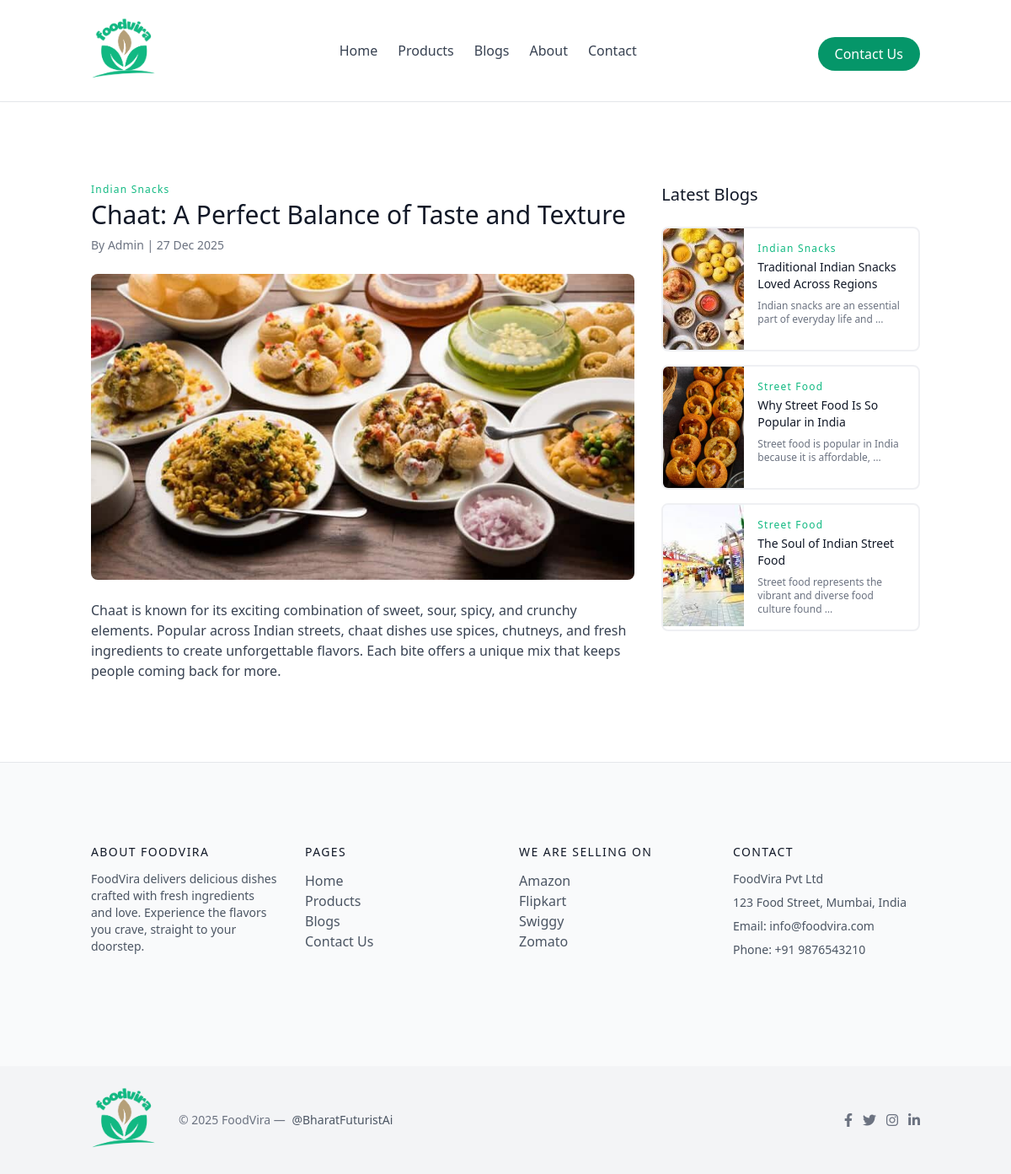
The page /blog-detail/9b6d510b-17b2-4d50-9025-0c3ba55644f8 on the database its author committed.
### apps/master/models.py (models this page shows, shortened)
class BaseClass(models.Model):
    id = models.UUIDField(
        primary_key=True,
        default=uuid.uuid4,
        editable=False
    )
    created_at = models.DateTimeField(auto_now_add=True)
    updated_at = models.DateTimeField(auto_now=True)
    class Meta:
        abstract = True

class Blog(BaseClass):
    category = models.ForeignKey(
        BlogCategory,
        on_delete=models.CASCADE,
        related_name='blogs'
    )
    title = models.CharField(max_length=200)
    slug = models.SlugField(max_length=220, unique=True)
    content = models.TextField()
    image = models.ImageField(upload_to=upload_with_uuid)
    class Meta:
        verbose_name = "Blog"
        verbose_name_plural = "Blogs"
        ordering = ['-created_at']

class BlogCategory(BaseClass):
    name = models.CharField(max_length=100, unique=True)
    slug = models.SlugField(max_length=120, unique=True)
    description = models.TextField(blank=True, null=True)
    is_active = models.BooleanField(default=True)
    class Meta:
        verbose_name = "Blog Category"
        verbose_name_plural = "Blog Categories"
        ordering = ['name']

### apps/store/views.py (the view)
# urls.py: path("blog-detail/<str:blog_id>", blog_detail, name='blog_detail'),
def blog_detail(request, blog_id):
    blog = get_object_or_404(Blog, id=blog_id)
    latest_blogs = Blog.objects.exclude(id=blog.id).order_by('-created_at')[:5]
    context = {
        'blog': blog,
        "latest_blogs":latest_blogs
    }
    return render(request, 'store/blog_detail.html', context)

### apps/store/templates/store/blog_detail.html (shortened to what this page needs)
{% extends 'store/base.html' %}
{% block body %}
<section class="text-gray-600 body-font">
  <div class="container px-5 py-24 mx-auto">
    <div class="flex flex-col lg:flex-row -mx-4">
      <div class="lg:w-2/3 px-4 mb-8 lg:mb-0">
        <div class="flex flex-col text-left w-full mb-6">
          <h2 class="text-xs text-green-500 tracking-widest font-medium title-font mb-1">{{ blog.category.name }}</h2>
          <h1 class="sm:text-3xl text-2xl font-medium title-font text-gray-900 mb-2">{{ blog.title }}</h1>
          <p class="text-gray-500 text-sm">
            By {{ blog.author|default:"Admin" }} | {{ blog.created_at|date:"d M Y" }}
          </p>
        </div>
        {% if blog.image %}
        <div class="mb-6 w-full">
          <img class="w-full rounded-lg object-cover" src="{{ blog.image.url }}" alt="{{ blog.title }}">
        </div>
        {% endif %}
        <div class="prose lg:prose-xl text-gray-700">
          {{ blog.content|linebreaks }}
        </div>
      </div>
      <div class="lg:w-1/3 px-4">
        <h2 class="text-xl font-medium title-font text-gray-900 mb-6">Latest Blogs</h2>
        <div class="space-y-4">
          {% for latest in latest_blogs %}
          <div class="border-2 border-gray-200 border-opacity-60 rounded-lg overflow-hidden flex">
            {% if latest.image %}
            <img class="w-24 h-36 object-cover object-center" src="{{ latest.image.url }}" alt="{{ latest.title }}">
            {% endif %}
            <div class="p-4 flex-1">
              <h3 class="tracking-widest text-xs title-font font-medium text-green-500 mb-1">{{ latest.category.name }}</h3>
              <a href="{% url 'blog_detail' blog_id=latest.id %}" class="text-gray-900 font-medium title-font text-sm mb-2 block">{{ latest.title }}</a>
              <p class="text-gray-500 text-xs">{{ latest.content|truncatewords:10 }}</p>
            </div>
          </div>
          {% empty %}
          <p class="text-gray-500">No latest blogs available.</p>
          {% endfor %}
        </div>
      </div>
    </div>
  </div>
</section>
{% endblock %}

### rows shown on the page
Blog: category.name "Indian Snacks", title "Chaat: A Perfect Balance of Taste and Texture", created_at "27 Dec 2025", image (picture), content "Chaat is known for its exciting combination of sweet, sour, spicy, and crunchy elements. Popular across Indian streets, chaat dishes use spices, chutneys, and fresh ingredients to create unforgettable flavors. Each bite offers a unique mix that keeps people coming back for more."
Blog: image (picture), category.name "Indian Snacks", title "Traditional Indian Snacks Loved Across Regions", content "Indian snacks are an essential part of everyday life and …"
Blog: image (picture), category.name "Street Food", title "Why Street Food Is So Popular in India", content "Street food is popular in India because it is affordable, …"
Blog: image (picture), category.name "Street Food", title "The Soul of Indian Street Food", content "Street food represents the vibrant and diverse food culture found …"

### other values the page prints
{{ blog.author|default:"Admin" }} "Admin"
